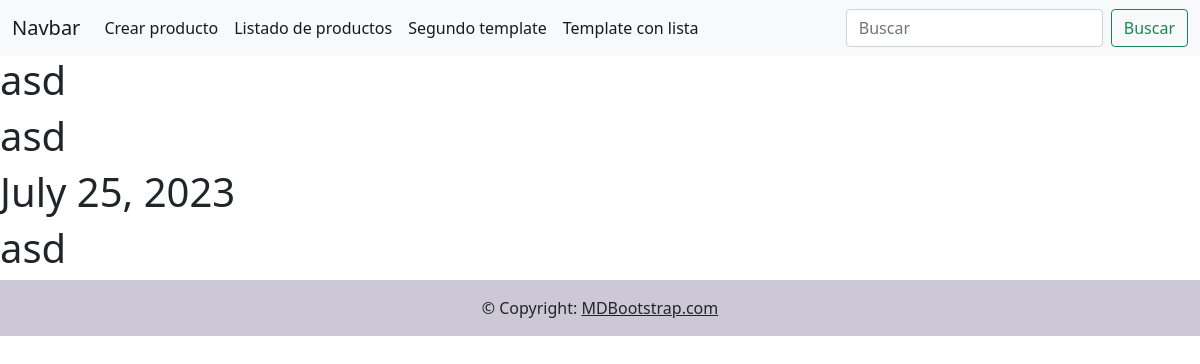
Page /articles/detail-article/15/ on the committed database.
### blog/models.py (models this page shows, shortened)
class Articles(models.Model):
    title = models.CharField(max_length=40)
    description = models.CharField(max_length=300)
    creation_date = models.DateField(auto_now_add=True)
    author = models.CharField(max_length=30)
    class Meta:
        verbose_name="Article"
        verbose_name_plural="Articles"

### blog/views.py (the view)
# urls.py: path("detail-article/<int:pk>/",Detail_article.as_view(),name="Detail_article"),
class Detail_article(DetailView):
    model= Articles
    template_name = "articles/detail_articles.html"

### templates/articles/detail_articles.html (shortened to what this page needs)
{% extends "base.html" %}
{% block contenido_que_cambia %}
  <h1>{{object.title}}</h1>
  <h1>{{object.description}}</h1>
  <h1>{{object.creation_date}}</h1>
  <h1>{{object.author}}</h1>
{% endblock %}

### rows in the picture
Articles: title "asd", description "asd", creation_date "July 25, 2023", author "asd"
